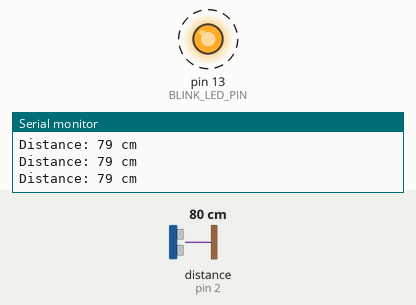
This sketch was run on a simulated Arduino Uno, built with avr-gcc and run on an emulated ATmega328P. On the bench: output pins drawn as LEDs (lit = HIGH), the last lines printed to the serial monitor. Dashed ring = blinking. The test bench sets the inputs (shaded band); at power-on: distance to the obstacle (sensor on pin 2) 80 cm. The echo pulse lasts 58.3 µs per cm; pins used as bus, display or sensor lines are not drawn.

Above: at 10.21 s.
10.9 s: distance to the obstacle (sensor on pin 2) set to 2 cm
At 15.1 s:
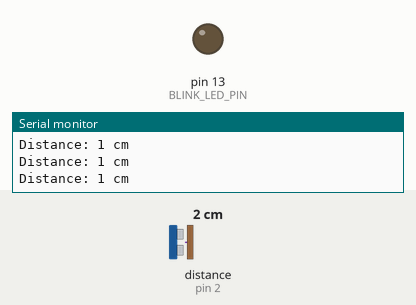
Timing chart, 0 to 16.6 s (numbered marks = the images above; inputs shaded):
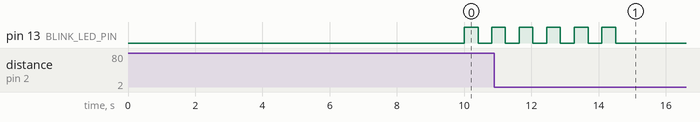

The sketch:

CatDisturb.ino
```cpp
#define ECHO_PIN 2 // attach pin D2 Arduino to pin Echo of HC-SR04
#define TRIG_PIN 3 //attach pin D3 Arduino to pin Trig of HC-SR04
#define BLINK_LED_PIN 13

#define DELAY_BETWEEN_DISTURB 10  // In seconds
#define DISTURB_TIME 5  // In seconds

long blinkTimePrev = 0;
long sensorTimePrev = 0;

// defines variables
long duration; // variable for the duration of sound wave travel
int distance; // variable for the distance measurement

boolean movementDetected = false;

void setup() {
  Serial.begin(9600); // // Serial Communication is starting with 9600 of baudrate speed
  pinMode(TRIG_PIN, OUTPUT); // Sets the TRIG_PIN as an OUTPUT
  pinMode(ECHO_PIN, INPUT); // Sets the ECHO_PIN as an INPUT
  pinMode(BLINK_LED_PIN, OUTPUT);
}
void loop() {
  _detectedMovement();
  if(movementDetected){
    _runSensor();
  }
}

void _runSensor(){

  long timeNow = millis();
  long diff = timeNow - sensorTimePrev;

  if (diff >= _getMilis(DELAY_BETWEEN_DISTURB) && diff <= _getMilis(DELAY_BETWEEN_DISTURB + DISTURB_TIME)){
    if(diff >= _getMilis(DELAY_BETWEEN_DISTURB + DISTURB_TIME) - 500){  // 500 is offset
      sensorTimePrev = timeNow;
    }
    digitalWrite(TRIG_PIN, LOW);
    delayMicroseconds(2);
    // Sets the TRIG_PIN HIGH (ACTIVE) for 10 microseconds
    digitalWrite(TRIG_PIN, HIGH);
    delayMicroseconds(10);
    digitalWrite(TRIG_PIN, LOW);
    // Reads the ECHO_PIN, returns the sound wave travel time in microseconds
    duration = pulseIn(ECHO_PIN, HIGH);
    // Calculating the distance
    distance = duration * 0.034 / 2; // Speed of sound wave divided by 2 (go and back)
    // Displays the distance on the Serial Monitor
    Serial.print("Distance: ");
    Serial.print(distance);
    Serial.println(" cm");
    _blink();
  }
  else{
    digitalWrite(LED_BUILTIN, LOW);
  }
}

void _blink(void){

  long timeNow = millis();
  if (timeNow - blinkTimePrev >= 400){
    blinkTimePrev = timeNow;
    if(digitalRead(LED_BUILTIN) == HIGH){
      digitalWrite(LED_BUILTIN, LOW);
    }
    else{
      digitalWrite(LED_BUILTIN, HIGH);
    }
  }

}

void _detectedMovement(void){
  movementDetected = true;
}

long _getMilis(int seconds){
  return seconds * 1000;
}
```
